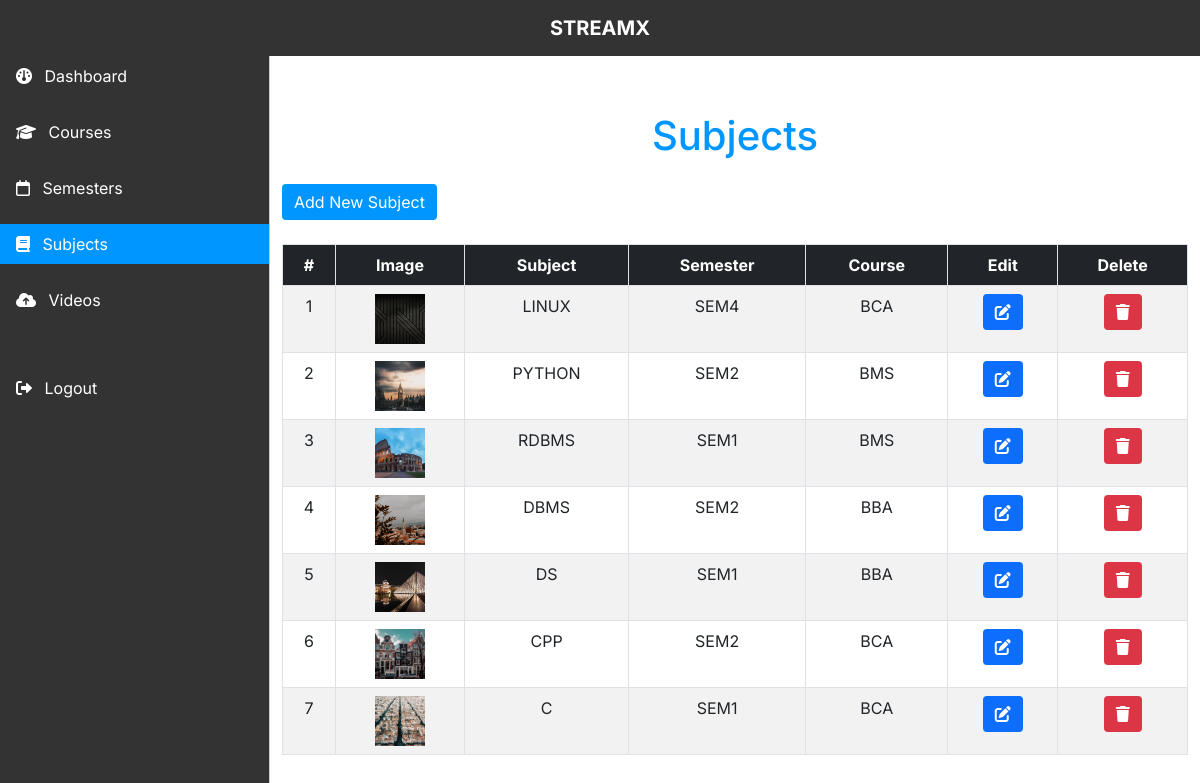
Page /Admin/subjects.php (signed in) on the committed database.
### tables this page shows
CREATE TABLE `subject` (
  `id` int(11) NOT NULL,
  `img_path` varchar(255) NOT NULL,
  `subject` varchar(50) NOT NULL,
  `semester_id` int(11) NOT NULL,
  `status` tinyint(4) NOT NULL DEFAULT 1
);

CREATE TABLE `semester` (
  `id` int(11) NOT NULL,
  `img_path` varchar(255) NOT NULL,
  `semester` varchar(20) NOT NULL,
  `course_id` int(11) NOT NULL,
  `status` tinyint(4) NOT NULL DEFAULT 1
);

CREATE TABLE `course` (
  `id` int(11) NOT NULL,
  `img_path` varchar(255) NOT NULL,
  `course` varchar(255) NOT NULL,
  `status` tinyint(4) NOT NULL DEFAULT 1
);

### Admin/Includes/subjectPage.inc.php (the view, shortened to what this page needs)
<?php
include_once('conn.php');
?>
<div id="subject-page" class="py-5">
    <h1 class="text-center mb-4 theme-color">Subjects</h1>
    <a href="./php/addNewSubjectPage.php" class="btn btn-primary bg-theme-color border-0 mb-4">Add New Subject</a>
    <div class="table-container table-responsive">
        <table class="table bg-white table-striped table-hover table-bordered text-center">
            <thead class="bg-dark text-white">
                <tr>
                    <th scope="col">#</th>
                    <th scope="col">Image</th>
                    <th scope="col">Subject</th>
                    <th scope="col">Semester</th>
                    <th scope="col">Course</th>
                    <th scope="col">Edit</th>
                    <th scope="col">Delete</th>
                </tr>
            </thead>
            <tbody>
                <?php
                $select_query = "SELECT subject.id,
                            subject.img_path,
                            subject.subject,
                            semester.semester,
                            semester.course_id,
                            course.course
                            FROM subject
                            JOIN semester ON subject.semester_id = semester.id
                            JOIN course ON course.id = semester.course_id
                            ORDER by subject.id DESC
                            ";
                $select_query_run = mysqli_query($conn, $select_query);
                if (mysqli_num_rows($select_query_run) > 0) {
                    $cnt = 1;
                    while ($result_array = mysqli_fetch_assoc($select_query_run)) {
                        ?>
                        <tr>
                            <td>
                                <?= $cnt++ ?>
                            </td>
                            <td>
                                <img class="subject-img table-img" src="../<?= $result_array['img_path'] ?>"
                                    alt="<?= $result_array['subject'] ?>">
                            </td>
                            <td>
                                <?= $result_array['subject'] ?>
                            </td>
                            <td>
                                <?= $result_array['semester'] ?>
                            </td>
                            <td>
                                <?= $result_array['course'] ?>
                            </td>
                            <td>
                                <a href="./php/editSubjectPage.php?subject=<?= $result_array['subject'] ?>&id=<?= $result_array['id'] ?>&semester=<?= $result_array['semester'] ?>&course=<?= $result_array['course'] ?>&courseId=<?= $result_array['course_id'] ?>"
                                    name="edit-btn" class="btn btn-primary border-0">
                                    <i class="fa-solid fa-pen-to-square"></i>
                                </a>
                            </td>
                            <td><a onclick="deleteSubject(<?= $result_array['id'] ?>)" class="btn btn-danger border-0">
                                    <i class="fa-solid fa-trash"></i>
                                </a>
                            </td>
                        </tr>
                    <?php }
                } else { ?>
                    <td colspan="7">No subjects found</td>
                    <?php
                }
                ?>
            </tbody>
        </table>
    </div>
</div>

### Admin/css/utility_classes.css (style rules this page uses)
.bg-theme-color { background-color: #0096FF; color: #fff; }
.theme-color { color: #0096FF; }
.table-img { width: 50px; height: 50px; object-position: center; object-fit: cover; }

### Admin/css/style.css (style rules this page uses)
body, button { font-family: "Inter", sans-serif; }
:root { --offcanvas-width: 270px; --topNavbarHeight: 56px; }
@media (min-width: 992px) { body { overflow: auto !important; } }

### rows in the picture
subject: img_path+subject (picture), subject "LINUX", semester.semester "SEM4", course.course "BCA"
subject: img_path+subject (picture), subject "PYTHON", semester.semester "SEM2", course.course "BMS"
subject: img_path+subject (picture), subject "RDBMS", semester.semester "SEM1", course.course "BMS"
subject: img_path+subject (picture), subject "DBMS", semester.semester "SEM2", course.course "BBA"
subject: img_path (picture), subject "DS", semester.semester "SEM1", course.course "BBA"
subject: img_path (picture), subject "CPP", semester.semester "SEM2", course.course "BCA"
subject: img_path (picture), subject "C", semester.semester "SEM1", course.course "BCA"
